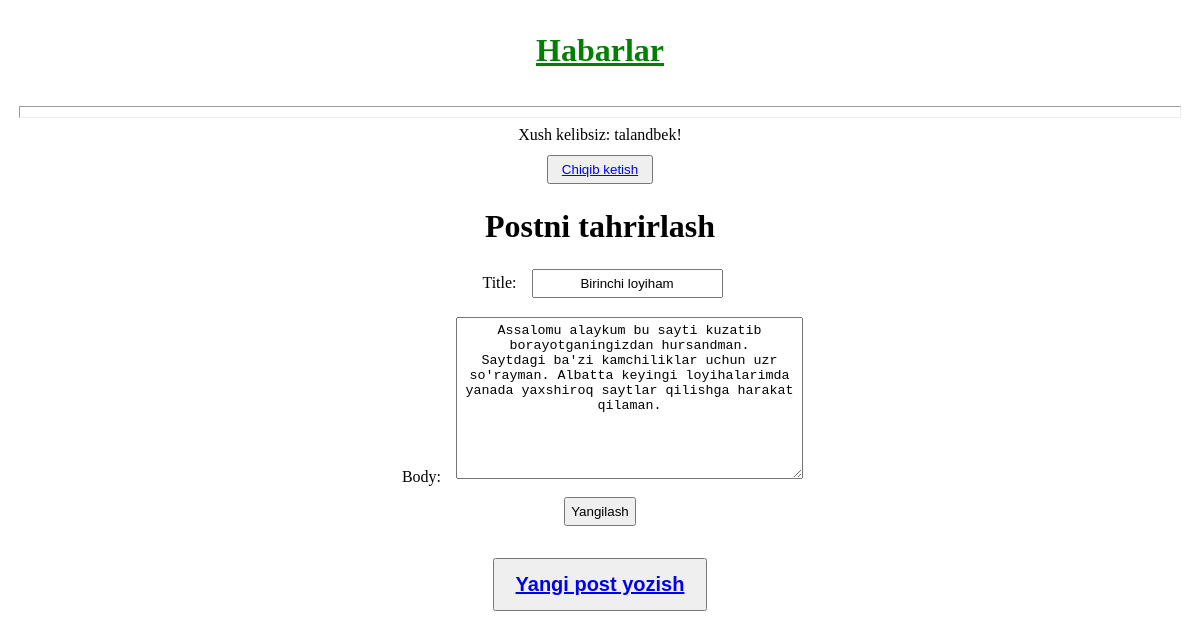
/post/7/edit (signed in), run on the app's committed database.
### blog/models.py (models this page shows, shortened)
class Post(models.Model):
    title = models.CharField(max_length=200)
    author = models.ForeignKey(
        'auth.User',
        on_delete=models.CASCADE
    )
    body = models.TextField()

### blog/views.py (the view)
# urls.py: path('post/<int:pk>/edit', BlogUpdateView.as_view(), name= 'post_edit'),
class BlogUpdateView(UpdateView):
    model = Post
    template_name = 'post_edit.html'
    fields = ['title', 'body']

### templates/post_edit.html
{% extends 'base.html' %}
{% block content %}
  <h1>Postni tahrirlash</h1>
  <form action="" method="post" >{% csrf_token %}
    {{ form.as_p  }}
    <input type="submit" value="Yangilash" >
  </form>
{% endblock content %}

### templates/base.html (shortened to what this page needs)
{% load static %}
<!DOCTYPE html>
<html lang="en" xmlns="http://www.w3.org/1999/html">
<head>
    <link rel="stylesheet" href="{% static 'css/base.css' %}" >
</head>
<body>
    <header>
        <h1><a href="{% url 'home' %}" > Habarlar</a></h1>
    </header>
    <br>
    <hr style="color: red" >
    {% if user.is_authenticated %}
        <p>Xush kelibsiz:  {{ user.username }}! </p>
        <button><a href="{% url 'logout' %}">Chiqib ketish</a></button>
    {% else %}
        <p>
            <button><a href="{% url 'login' %}">Saytga kirish </a></button>
            <button><a href="{% url 'signup' %}">Ro'yhatdan o'tish. </a></button>
        </p>
    {% endif %}
    <div>
        {% block content %}
        {% endblock content %}
    </div>
    <footer>
        <button>
            <h2>
                <a href="{% url 'post_new' %}" >
                    Yangi post yozish
                </a>
            </h2>
        </button>
    </footer>
</body>
</html>

### static/css/base.css (style rules this page uses)
* { margin: 3px; padding: 5px; text-align: center; }
header h1 a { padding: 5px 10px; color: green; text-align: center; }
div { padding: 10px 15px ; }

### data on the page
Post: title "Birinchi loyiham", body "Assalomu alaykum bu sayti kuzatib borayotganingizdan hursandman. Saytdagi ba'zi kamchiliklar uchun uzr so'rayman. Albatta keyingi loyihalarimda yanada yaxshiroq saytlar qilishga harakat qilaman."

### other printed values
{{ user.username }} "talandbek"
